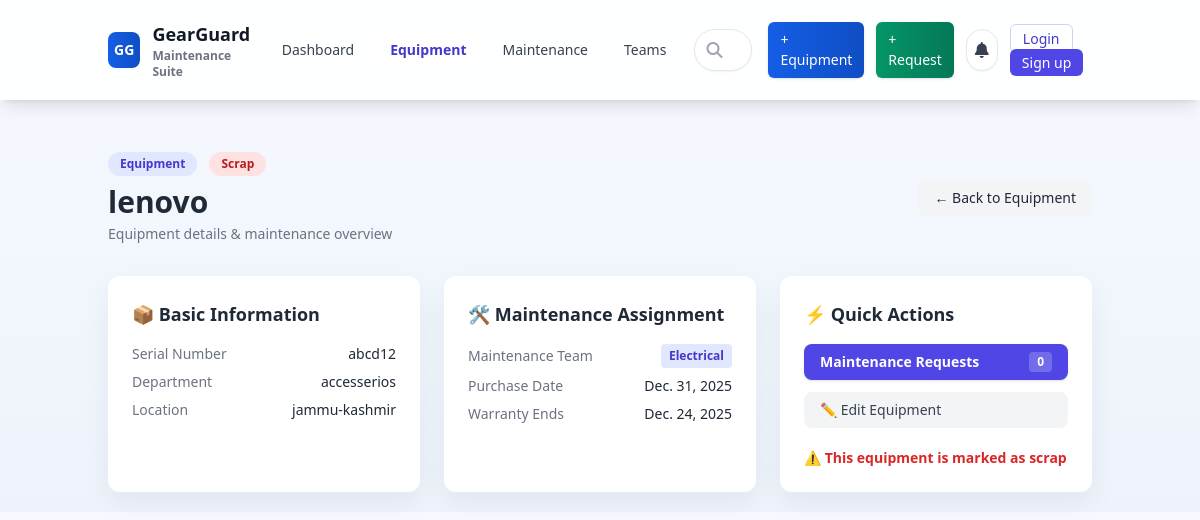
The page /equipment/3/ on the database its author committed.
### equipment/models.py (models this page shows, shortened)
class Equipment(models.Model):
    name = models.CharField(max_length=150)
    serial_number = models.CharField(max_length=100, unique=True)
    department = models.CharField(max_length=100)
    location = models.CharField(max_length=150)
    maintenance_team = models.ForeignKey(
        MaintenanceTeam,
        on_delete=models.SET_NULL,
        null=True,
        blank=True
    )
    status = models.CharField(
        max_length=10,
        choices=[('active', 'Active'), ('scrap', 'Scrap')],
        default='active'
    )
    purchase_date = models.DateField(blank=True, null=True)
    warranty_end = models.DateField(blank=True, null=True)

### teams/models.py (models this page shows, shortened)
class MaintenanceTeam(models.Model):
    name = models.CharField(max_length=100)
    description = models.TextField(blank=True)
    members = models.ManyToManyField(settings.AUTH_USER_MODEL, blank=True, related_name='maintenance_teams')

### equipment/views.py (the view)
# urls.py: path('<int:pk>/', views.equipment_detail, name='equipment_detail'),
def equipment_detail(request, pk):
    equipment = get_object_or_404(Equipment, pk=pk)
    return render(request, 'equipment/equipment_detail.html', {
        'equipment': equipment
    })

### templates/equipment/equipment_detail.html (shortened to what this page needs)
{% extends 'base.html' %}
{% block content %}
<div class="max-w-6xl mx-auto space-y-8">
  <div class="flex flex-col md:flex-row md:items-center md:justify-between gap-4">
    <div>
      <div class="flex items-center gap-3">
        <span class="px-3 py-1 rounded-full text-xs font-semibold bg-indigo-100 text-indigo-700">
          Equipment
        </span>
        {% if equipment.status == 'active' %}
          <span class="px-3 py-1 rounded-full text-xs font-semibold bg-green-100 text-green-700">
            Active
          </span>
        {% else %}
          <span class="px-3 py-1 rounded-full text-xs font-semibold bg-red-100 text-red-700">
            Scrap
          </span>
        {% endif %}
      </div>
      <h1 class="text-3xl font-extrabold text-gray-800 mt-2">
        {{ equipment.name }}
      </h1>
      <p class="text-sm text-gray-500 mt-1">
        Equipment details & maintenance overview
      </p>
    </div>
    <a href="{% url 'equipment_list' %}"
       class="inline-flex items-center gap-2 px-4 py-2 rounded-lg bg-gray-100 hover:bg-gray-200 text-sm font-medium">
      ← Back to Equipment
    </a>
  </div>
  <div class="grid grid-cols-1 lg:grid-cols-3 gap-6">
    <div class="card p-6 space-y-4">
      <h2 class="text-lg font-semibold text-gray-800 flex items-center gap-2">
        📦 Basic Information
      </h2>
      <div class="space-y-2 text-sm">
        <p class="flex justify-between">
          <span class="text-gray-500">Serial Number</span>
          <span class="font-medium">{{ equipment.serial_number }}</span>
        </p>
        <p class="flex justify-between">
          <span class="text-gray-500">Department</span>
          <span class="font-medium">{{ equipment.department }}</span>
        </p>
        <p class="flex justify-between">
          <span class="text-gray-500">Location</span>
          <span class="font-medium">{{ equipment.location }}</span>
        </p>
      </div>
    </div>
    <div class="card p-6 space-y-4">
      <h2 class="text-lg font-semibold text-gray-800 flex items-center gap-2">
        🛠 Maintenance Assignment
      </h2>
      <div class="space-y-2 text-sm">
        <p class="flex justify-between items-center">
          <span class="text-gray-500">Maintenance Team</span>
          {% if equipment.maintenance_team %}
            <span class="px-2 py-1 rounded bg-indigo-100 text-indigo-700 text-xs font-semibold">
              {{ equipment.maintenance_team.name }}
            </span>
          {% else %}
            <span class="text-gray-400">—</span>
          {% endif %}
        </p>
        {% if equipment.purchase_date %}
        <p class="flex justify-between">
          <span class="text-gray-500">Purchase Date</span>
          <span class="font-medium">{{ equipment.purchase_date }}</span>
        </p>
        {% endif %}
        {% if equipment.warranty_end %}
        <p class="flex justify-between">
          <span class="text-gray-500">Warranty Ends</span>
          <span class="font-medium">{{ equipment.warranty_end }}</span>
        </p>
        {% endif %}
      </div>
    </div>
    <div class="card p-6 space-y-4">
      <h2 class="text-lg font-semibold text-gray-800 flex items-center gap-2">
        ⚡ Quick Actions
      </h2>
      <div class="flex flex-col gap-3">
        <a href="{% url 'kanban_board' %}"
           class="flex items-center justify-between bg-indigo-600 hover:bg-indigo-700 text-white px-4 py-2 rounded-lg text-sm font-semibold shadow">
          Maintenance Requests
          <span class="bg-white/20 px-2 py-0.5 rounded text-xs">0</span>
        </a>
        <a href="{% url 'equipment_edit' equipment.id %}"
           class="bg-gray-100 hover:bg-gray-200 text-gray-700 px-4 py-2 rounded-lg text-sm font-medium">
          ✏️ Edit Equipment
        </a>
        {% if equipment.status == 'scrap' %}
          <div class="text-sm text-red-600 font-semibold mt-2">
            ⚠ This equipment is marked as scrap
          </div>
        {% endif %}
      </div>
    </div>
  </div>
</div>
{% endblock %}

### templates/base.html (style rules this page uses)
:root { --primary: #155EE6; --primary-600: #0F4EC4; --accent: var(--primary); --accent-600: var(--primary-600); --success: #059669; --success-600: #047857; --danger: #DC2626; --muted: #6b7280; --card: rgba(255,255,255,0.98); --bg-gradient: linear-gradient(180deg,#f6f9ff 0%, #eef3fb 100%); --brand-gradient: linear-gradient(90deg,var(--primary), var(--primary-600)); }
body { background: var(--bg-gradient); }
.card { background: var(--card); border-radius: 12px; box-shadow: 0 10px 30px rgba(2,6,23,0.06); }

### rows shown on the page
Equipment: name "lenovo", serial_number "abcd12", department "accesserios", location "jammu-kashmir", maintenance_team.name "Electrical", purchase_date "Dec. 31, 2025", warranty_end "Dec. 24, 2025"
